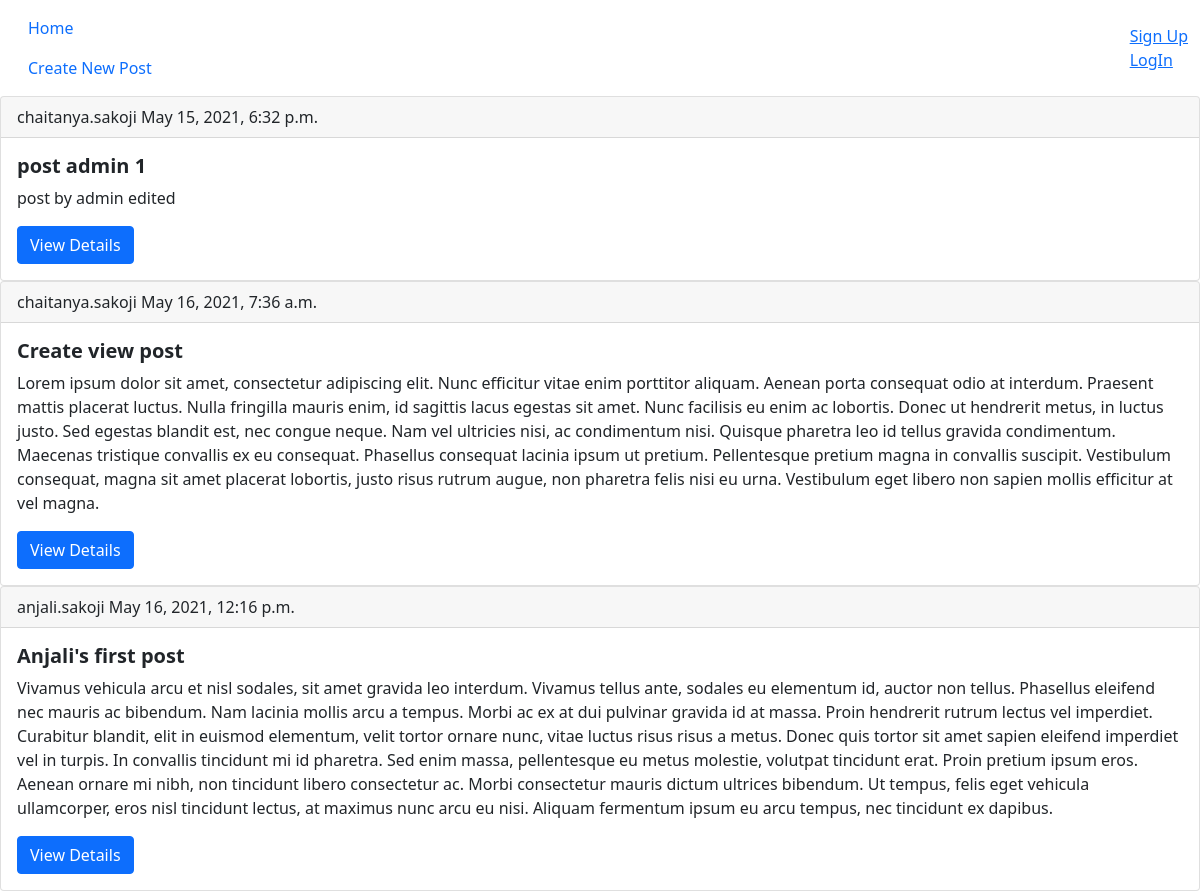
The page / on the database its author committed.
### posts/models.py (models this page shows, shortened)
class Post(models.Model):
    title = models.CharField(max_length=100)
    author = models.ForeignKey(CustomUser, on_delete=models.CASCADE)
    timestamp = models.DateTimeField(auto_now_add=True)
    description = models.TextField()

### users/models.py (models this page shows)
class CustomUser(AbstractUser):
    age = models.PositiveIntegerField(default=0)
    def __str__(self):
        return self.username

### posts/views.py (the view)
# urls.py: path('', ViewAllPosts.as_view(), name='home'),
class ViewAllPosts(ListView):
    model = Post
    template_name = 'home.html'

### templates/home.html (shortened to what this page needs)
{% extends 'base.html' %}
{% block links %}
<a class="nav-link" href="{% url 'create_post' %}">Create New Post</a>
{% endblock links %}
{% block content %}
{% for post in object_list %}
<div class="card">
    <div class="card-header">
        {{ post.author }}
        {{ post.timestamp }}
    </div>
    <div class="card-body">
        <h5 class="card-title fw-bold">{{ post.title }}</h5>
        <p class="card-text">{{ post.description }}</p>
        <a href="{% url 'post_details' pk=post.id %}" class="btn btn-primary">View Details</a>
    </div>
</div>
{% endfor %}
{% endblock content %}

### rows shown on the page
Post: author "chaitanya.sakoji", timestamp "May 15, 2021, 6:32 p.m.", title "post admin 1", description "post by admin edited"
Post: author "chaitanya.sakoji", timestamp "May 16, 2021, 7:36 a.m.", title "Create view post", description "Lorem ipsum dolor sit amet, consectetur adipiscing elit. Nunc efficitur vitae enim porttitor aliquam. Aenean porta consequat odio at interdum. Praesent mattis placerat luctus. Nulla fringilla mauris enim, id sagittis lacus egestas sit amet. Nunc facilisis eu enim ac lobortis. Donec ut hendrerit metus, in luctus justo. Sed egestas blandit est, nec congue neque. Nam vel ultricies nisi, ac condimentum nisi. Quisque pharetra leo id tellus gravida condimentum. Maecenas tristique convallis ex eu consequat. Phasellus consequat lacinia ipsum ut pretium. Pellentesque pretium magna in convallis suscipit. Vestibulum consequat, magna sit amet placerat lobortis, justo risus rutrum augue, non pharetra…"
Post: author "anjali.sakoji", timestamp "May 16, 2021, 12:16 p.m.", title "Anjali's first post", description "Vivamus vehicula arcu et nisl sodales, sit amet gravida leo interdum. Vivamus tellus ante, sodales eu elementum id, auctor non tellus. Phasellus eleifend nec mauris ac bibendum. Nam lacinia mollis arcu a tempus. Morbi ac ex at dui pulvinar gravida id at massa. Proin hendrerit rutrum lectus vel imperdiet. Curabitur blandit, elit in euismod elementum, velit tortor ornare nunc, vitae luctus risus risus a metus. Donec quis tortor sit amet sapien eleifend imperdiet vel in turpis. In convallis tincidunt mi id pharetra. Sed enim massa, pellentesque eu metus molestie, volutpat tincidunt erat. Proin pretium ipsum eros. Aenean ornare mi nibh, non tincidunt libero consectetur ac. Morbi consectetur…"
